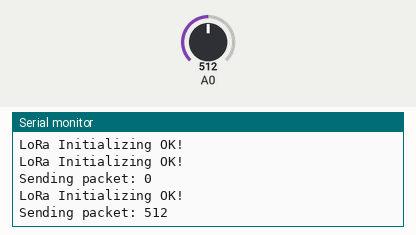
A sketch run on a simulated Arduino Uno, built with avr-gcc and run on an emulated ATmega328P. On the bench: the last lines printed to the serial monitor. The inputs (shaded band) are chosen by the test bench; at power-on: A0 = 512. No radio packets arrive unless stated.

Above: at 2.9 s.
3.0 s: A0 set to 716
At 5.3 s:
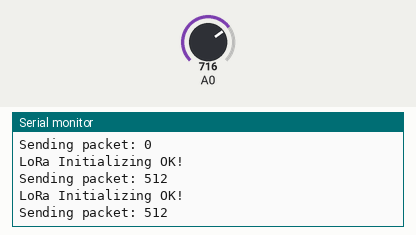
5.8 s: A0 set to 900
At 7.3 s:
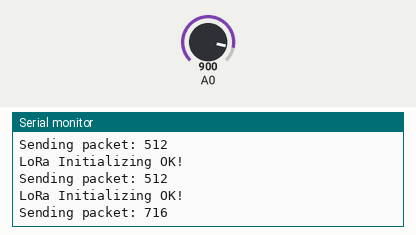
Timing chart, 0 to 8.8 s (numbered marks = the images above; inputs shaded):
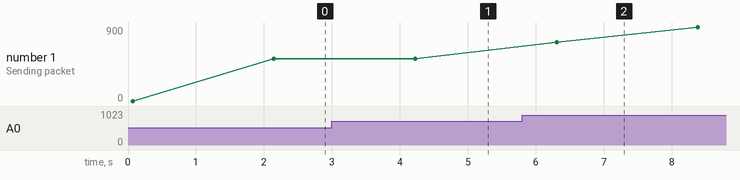

Measured:
- plotted number 1: 512 → 900 after the input at 5.8 s

The sketch:

LoRaSender.ino
```cpp
#include <SPI.h>
#include <LoRa.h>
#define NSS 4
#define DIO0 3
#define RESET 2

int sensordata = 0;

void setup() {
  Serial.begin(9600);
  while (!Serial);

  Serial.println("LoRa Sender");
  LoRa.setPins(NSS, RESET, DIO0);

  while (!LoRa.begin(866E6)) {
    Serial.println(".");
    delay(500);
  }
  LoRa.setSyncWord(0xF3);
  Serial.println("LoRa Initializing OK!");
}

void loop() {
  //Serial.println("LoRa Sender");
 // LoRa.setPins(NSS, RESET, DIO0);

  while (!LoRa.begin(866E6)) {
    Serial.println(".");
    delay(500);
  }
  LoRa.setSyncWord(0xF3);
  Serial.println("LoRa Initializing OK!");
  Serial.print("Sending packet: ");
  Serial.println(sensordata);
sensordata=analogRead(A0);
  // send packet
  LoRa.beginPacket();
  //LoRa.print("hello ");
  LoRa.print(sensordata);
  LoRa.endPacket();

  //counter++;

  delay(2000);
}
```
